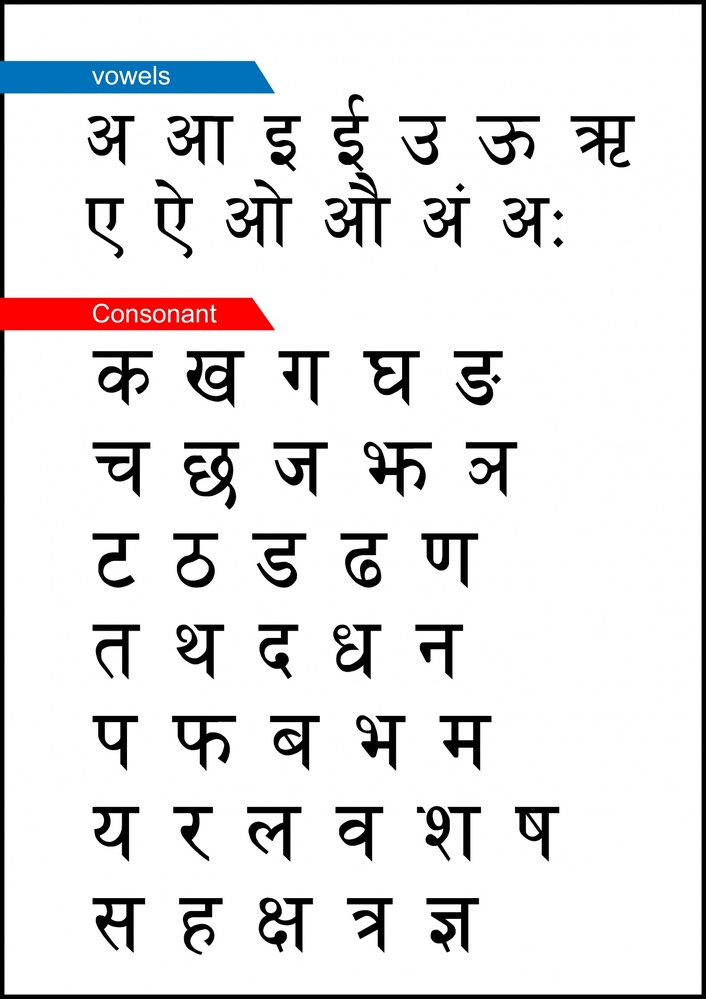
#> input picture College_Project_RCI_DRDO/devanagari-alphabet-chart.jpg, 706 x 999 px, shrunk from 1357 x 1920 before the run
$ jupyter execute --allow-errors 'image2text_textfile&display.ipynb'
#> lines starting #> are read from the running program, lines starting #| are printed output that depends on the picture; after the words box and inside, x2 and y2 are one past the last pixel; in counts of white or black regions, pixels touching at a corner belong together
[cell 1]
import matplotlib.pyplot as plt
import cv2
import pytesseract

[cell 2]
# Mention the installed location of Tesseract-OCR in your system
pytesseract.pytesseract.tesseract_cmd = r'C:\Program Files\Tesseract-OCR\tesseract.exe'

[cell 3]
# Read image from which text needs to be extracted
img = cv2.imread('devanagari-alphabet-chart.jpg')
#> img is the input picture: shape (999, 706, 3); mean B, G, R 227.3, 226.5, 227.9

[cell 4]
# Preprocessing the image starts

# Convert the image to gray scale
gray = cv2.cvtColor(img, cv2.COLOR_BGR2GRAY)
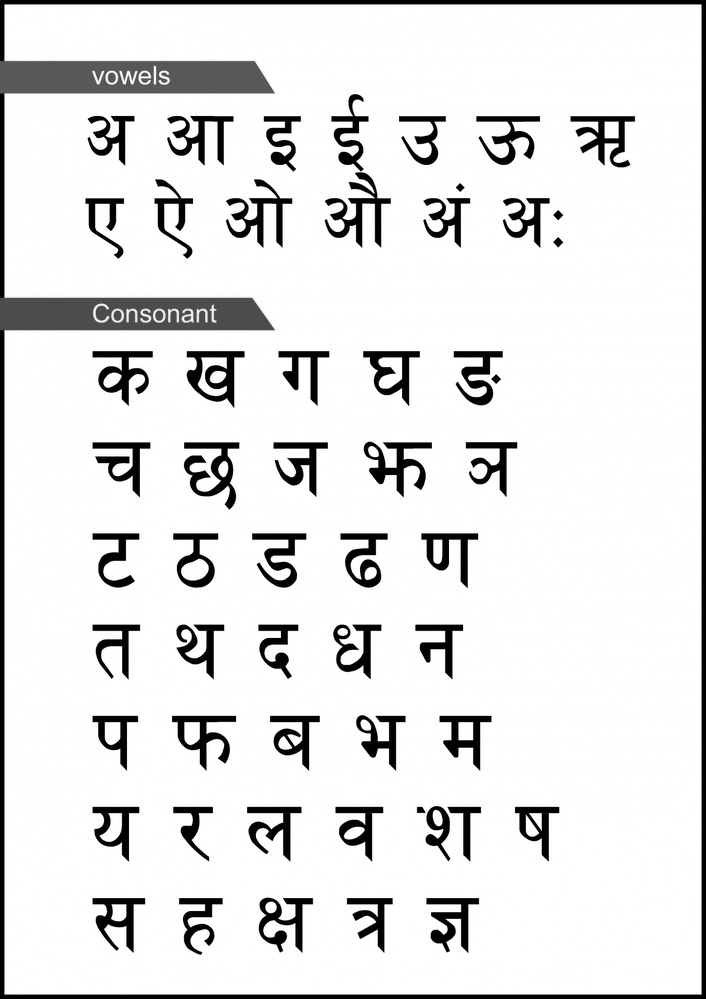
#> gray: shape (999, 706); min 0, max 255, mean 227

# Performing OTSU threshold
ret, thresh1 = cv2.threshold(gray, 0, 255, cv2.THRESH_OTSU | cv2.THRESH_BINARY_INV)
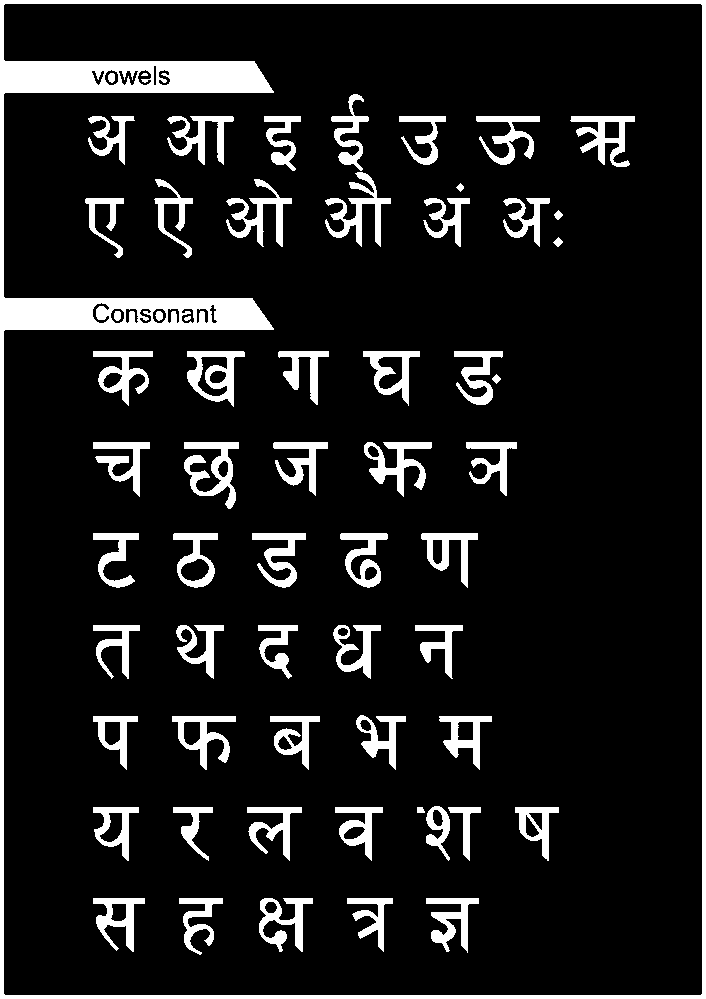
#> thresh1: shape (999, 706); 11.5% white; 61 white regions (1 under 20 px), largest, box (x1, y1, x2, y2) and area: (0, 0, 706, 999) 28716, (184, 442, 239, 509) 1554, (325, 172, 391, 247) 1510
#> ret = 139

[cell 5]
# Specify structure shape and kernel size.
# Kernel size increases or decreases the area
# of the rectangle to be detected.
# A smaller value like (10, 10) will detect
# each word instead of a sentence.
rect_kernel = cv2.getStructuringElement(cv2.MORPH_RECT, (90, 90))

[cell 6]
# Applying dilation on the threshold image
dilation = cv2.dilate(thresh1, rect_kernel, iterations = 1)
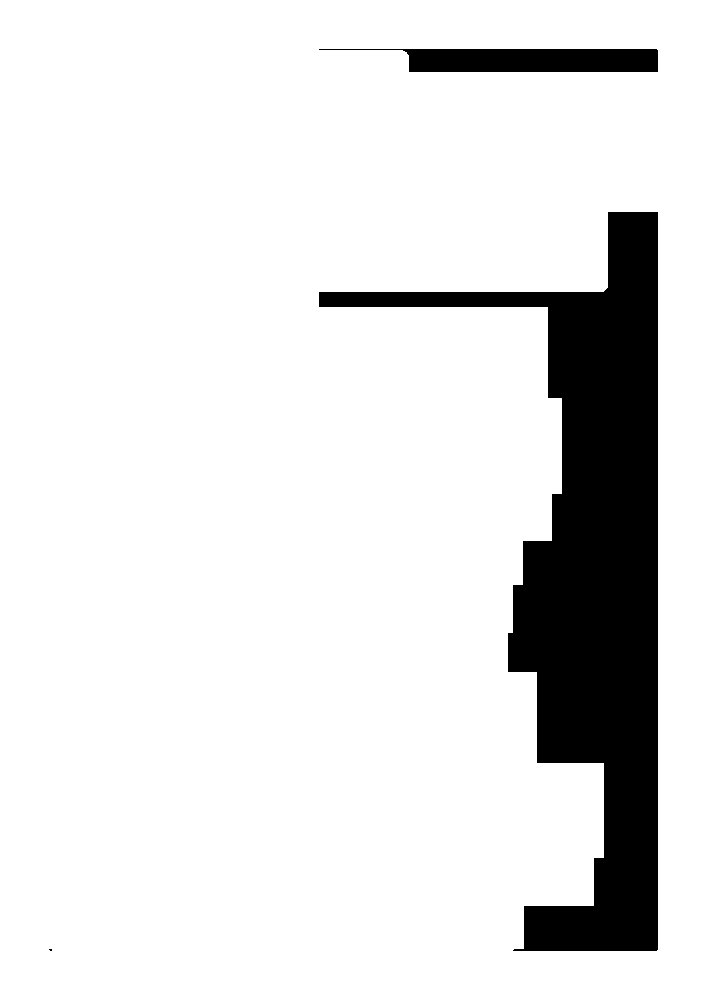
#> dilation: shape (999, 706); 88.2% white; 3 black regions (1 under 20 px)

# Finding contours
contours, hierarchy = cv2.findContours(dilation, cv2.RETR_EXTERNAL,cv2.CHAIN_APPROX_NONE)
#> contours = 1 contour; box (x1, y1, x2, y2) and area: (0, 0, 706, 999) 703590
